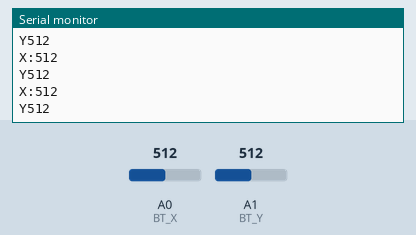
Simulated run of this sketch. Board: Arduino Uno, built with avr-gcc and run on an emulated ATmega328P. On the bench: the last lines printed to the serial monitor. The inputs (shaded band) are chosen by the test bench; at power-on: A0 (BT_X) = 512, A1 (BT_Y) = 512.

Above: at 1.2 s.
1.3 s: A0 (BT_X) set to 716
At 1.32 s:
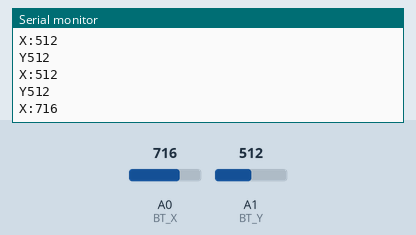
2.8 s: A1 (BT_Y) set to 716
At 2.84 s:
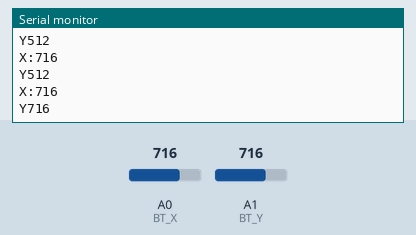
4.3 s: A0 (BT_X) set to 900
At 4.35 s:
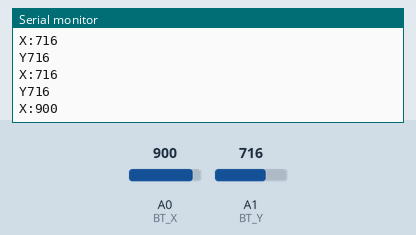
5.8 s: A1 (BT_Y) set to 900
At 5.87 s:
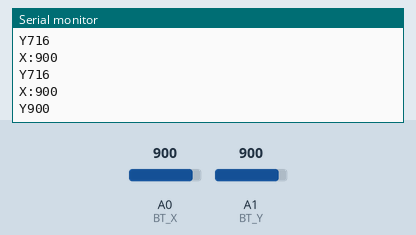
Timing chart, 0 to 8.3 s (numbered marks = the images above; inputs shaded):
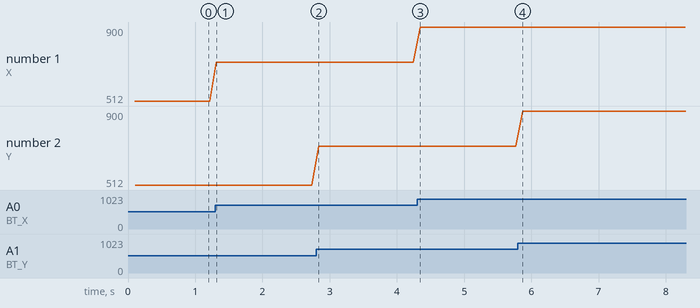

Measured:
- after the input at 1.3 s, the serial monitor: prints a new line at once (image 1)
- after the input at 2.8 s, the serial monitor: prints a new line at once (image 2)
- after the input at 4.3 s, the serial monitor: prints a new line after 0.05 s (image 3)
- after the input at 5.8 s, the serial monitor: prints a new line after 0.07 s (image 4)
- plotted number 1: 512 → 716 after the input at 1.3 s, 716 → 900 after the input at 4.3 s

The sketch:

analog_joystick_simple.ino
```cpp
const int BT_X = A0;
const int BT_Y = A1;
int ellapsed;

void setup() {
  Serial.begin(9600);
  ellapsed = millis();
}

void loop() {
  if (millis() - ellapsed > 100) {
    int x = analogRead(BT_X);
    int y = analogRead(BT_Y);

    Serial.println("X:"+String(x));
    Serial.println("Y"+String(y));

    ellapsed = millis();
  }
}
```
